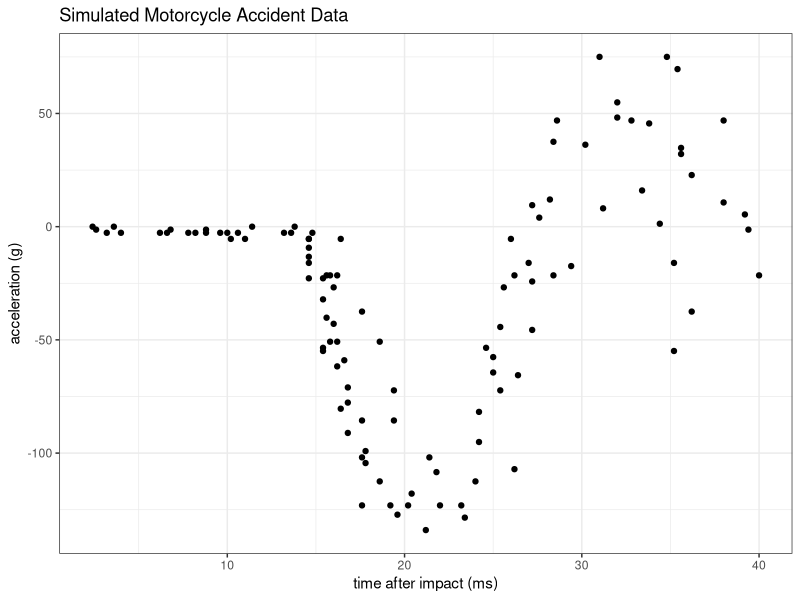

R code for this plot:
## ---- chunk 1
library(MASS)
library(ggplot2)
data(mcycle)
mcycle <- mcycle[mcycle$times <= 40, ]

ggplot() +
    theme_bw() +
    geom_point(data=mcycle, aes(x=times, y=accel)) +
    labs(x="time after impact (ms)", y="acceleration (g)", title="Simulated Motorcycle Accident Data")
